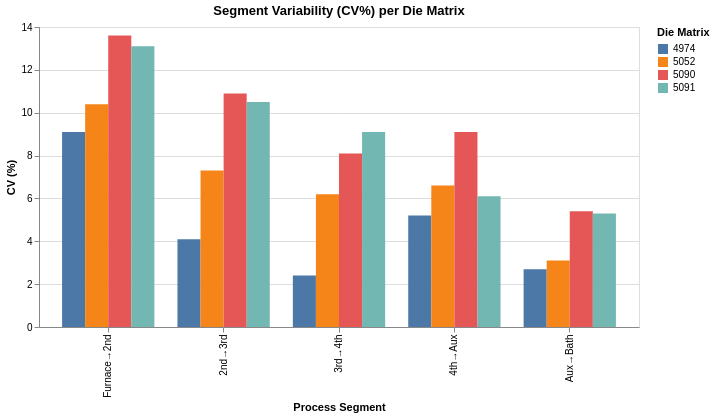

This figure's notebook cell:
### Markdown cell above
## 3. Variability per segment per die matrix

Which segments are most variable? High standard deviation relative to the median (coefficient of variation) indicates segments where the process is less stable — these are the primary candidates for delay investigation.

**CV = std / median × 100%** — higher CV means more variability relative to the typical value.

### Code cell
# Coefficient of variation per segment per die matrix
cv_data = []
for matrix in sorted(gold['die_matrix'].unique()):
    subset = gold[gold['die_matrix'] == matrix]
    for col, label in zip(partial_cols, partial_labels):
        vals = subset[col].dropna()
        cv = vals.std() / vals.median() * 100
        cv_data.append({'die_matrix': matrix, 'segment': label, 'CV_%': round(cv, 1),
                        'median_s': round(vals.median(), 2), 'std_s': round(vals.std(), 2)})

cv_df = pd.DataFrame(cv_data)
cv_pivot = cv_df.pivot(index='segment', columns='die_matrix', values='CV_%')
cv_pivot = cv_pivot.reindex(partial_labels)  # physical order
print("Coefficient of Variation (%) per segment per die matrix:")
print("(Higher = more variable = less stable)")
display(cv_pivot)

# Chart
chart_cv = alt.Chart(cv_df).mark_bar().encode(
    x=alt.X('segment:N', sort=partial_labels, title='Process Segment'),
    y=alt.Y('CV_%:Q', title='CV (%)'),
    color=alt.Color('die_matrix:N', title='Die Matrix'),
    xOffset='die_matrix:N',
    tooltip=['die_matrix', 'segment', 'CV_%', 'median_s', 'std_s']
).properties(width=600, height=300, title='Segment Variability (CV%) per Die Matrix')
chart_cv

### Figure 1 — Vega-Lite specification as saved in the notebook (floating-point values rounded to 4 significant figures)
{"config": {"view": {"continuousWidth": 300, "continuousHeight": 300}}, "data": {"name": "data-9a37362d66fed8a61bac5b5c77ca5837"}, "mark": {"type": "bar"}, "encoding": {"color": {"field": "die_matrix", "title": "Die Matrix", "type": "nominal"}, "tooltip": [{"field": "die_matrix", "type": "quantitative"}, {"field": "segment", "type": "nominal"}, {"field": "CV_%", "type": "quantitative"}, {"field": "median_s", "type": "quantitative"}, {"field": "std_s", "type": "quantitative"}], "x": {"field": "segment", "sort": ["Furnace→2nd", "2nd→3rd", "3rd→4th", "4th→Aux", "Aux→Bath"], "title": "Process Segment", "type": "nominal"}, "xOffset": {"field": "die_matrix", "type": "nominal"}, "y": {"field": "CV_%", "title": "CV (%)", "type": "quantitative"}}, "height": 300, "title": "Segment Variability (CV%) per Die Matrix", "width": 600, "$schema": "https://vega.github.io/schema/vega-lite/v5.20.1.json", "datasets": {"data-9a37362d66fed8a61bac5b5c77ca5837": [{"die_matrix": 4974, "segment": "Furnace→2nd", "CV_%": 9.1, "median_s": 17.3, "std_s": 1.58}, {"die_matrix": 4974, "segment": "2nd→3rd", "CV_%": 4.1, "median_s": 6.5, "std_s": 0.27}, {"die_matrix": 4974, "segment": "3rd→4th", "CV_%": 2.4, "median_s": 13.1, "std_s": 0.31}, {"die_matrix": 4974, "segment": "4th→Aux", "CV_%": 5.2, "median_s": 17.0, "std_s": 0.89}, {"die_matrix": 4974, "segment": "Aux→Bath", "CV_%": 2.7, "median_s": 1.8, "std_s": 0.05}, {"die_matrix": 5052, "segment": "Furnace→2nd", "CV_%": 10.4, "median_s": 18.3, "std_s": 1.91}, {"die_matrix": 5052, "segment": "2nd→3rd", "CV_%": 7.3, "median_s": 6.9, "std_s": 0.5}, {"die_matrix": 5052, "segment": "3rd→4th", "CV_%": 6.2, "median_s": 13.7, "std_s": 0.85}, {"die_matrix": 5052, "segment": "4th→Aux", "CV_%": 6.6, "median_s": 17.3, "std_s": 1.14}, {"die_matrix": 5052, "segment": "Aux→Bath", "CV_%": 3.1, "median_s": 1.6, "std_s": 0.05}, {"die_matrix": 5090, "segment": "Furnace→2nd", "CV_%": 13.6, "median_s": 17.7, "std_s": 2.4}, {"die_matrix": 5090, "segment": "2nd→3rd", "CV_%": 10.9, "median_s": 6.8, "std_s": 0.74}, {"die_matrix": 5090, "segment": "3rd→4th", "CV_%": 8.1, "median_s": 13.8, "std_s": 1.12}, {"die_matrix": 5090, "segment": "4th→Aux", "CV_%": 9.1, "median_s": 17.7, "std_s": 1.61}, {"die_matrix": 5090, "segment": "Aux→Bath", "CV_%": 5.4, "median_s": 1.6, "std_s": 0.09}, {"die_matrix": 5091, "segment": "Furnace→2nd", "CV_%": 13.1, "median_s": 18.5, "std_s": 2.42}, {"die_matrix": 5091, "segment": "2nd→3rd", "CV_%": 10.5, "median_s": 7.0, "std_s": 0.74}, {"die_matrix": 5091, "segment": "3rd→4th", "CV_%": 9.1, "median_s": 13.5, "std_s": 1.22}, {"die_matrix": 5091, "segment": "4th→Aux", "CV_%": 6.1, "median_s": 17.0, "std_s": 1.04}, {"die_matrix": 5091, "segment": "Aux→Bath", "CV_%": 5.3, "median_s": 1.6, "std_s": 0.08}]}}
